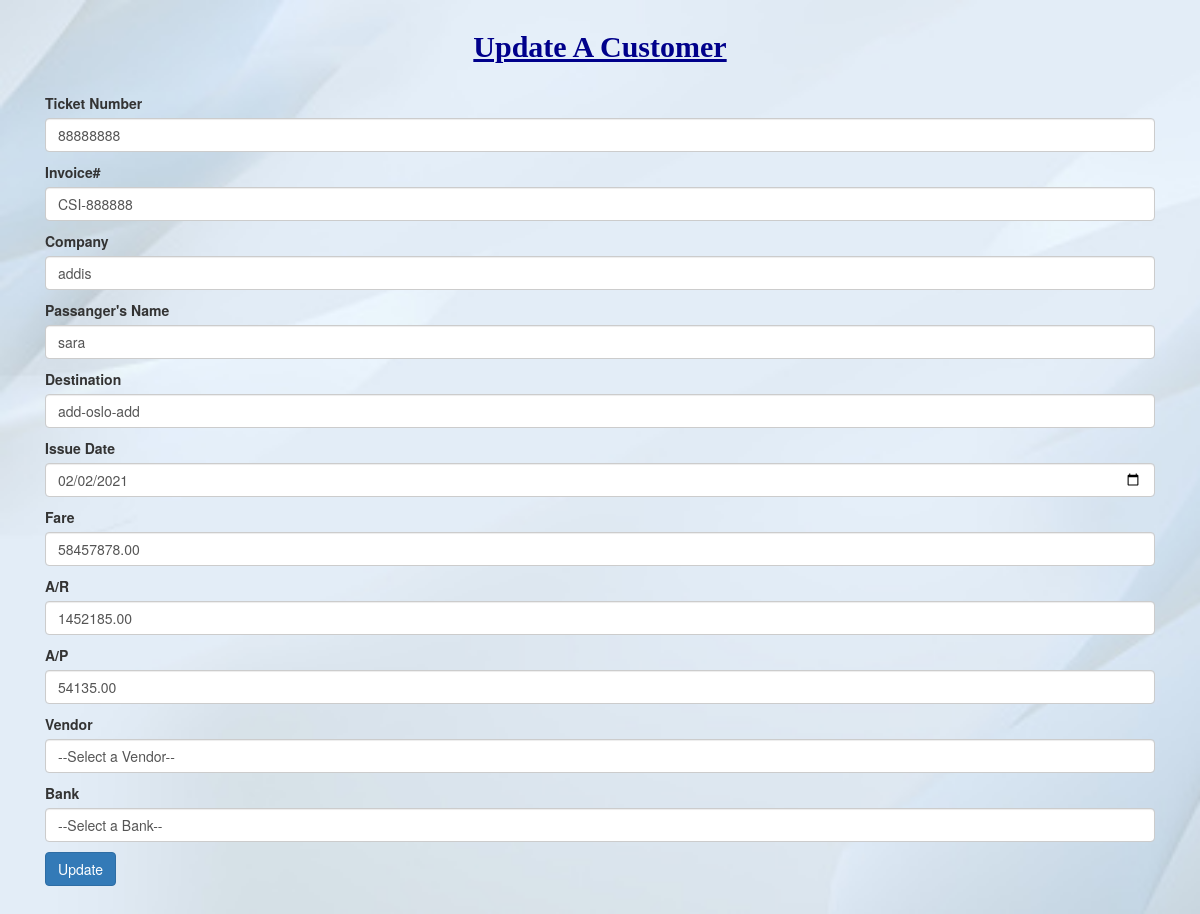
The page /edit.php?updateid=18 on the database its author committed.
### tables this page shows
CREATE TABLE `table23` (
  `id` int(11) NOT NULL,
  `ticketnumber` varchar(100) NOT NULL,
  `invno` varchar(100) NOT NULL,
  `company` varchar(100) NOT NULL,
  `fullname` varchar(100) NOT NULL,
  `destination` varchar(100) NOT NULL,
  `issuedate` date NOT NULL,
  `fare` double(12,2) NOT NULL,
  `ar` double(12,2) NOT NULL,
  `ap` double(12,2) NOT NULL,
  `shalomcom` double(12,2) NOT NULL,
  `vendor` varchar(100) NOT NULL,
  `bank` varchar(100) NOT NULL
);

### edit.php (the view, shortened to what this page needs)
<?php
include 'connect.php';
$id=$_GET['updateid'];
$sql="SELECT * FROM table23 WHERE id=$id";
$result=mysqli_query($connect,$sql);
$row=mysqli_fetch_assoc($result);
$ticketnumber=$row['ticketnumber'];
$invno=$row['invno'];
$company=$row['company'];
$fullname=$row['fullname'];
$destination=$row['destination'];
$issuedate=$row['issuedate'];
$fare=$row['fare'];
$ar=$row['ar'];
$ap=$row['ap'];
$bank=$row['bank'];
?>
<!doctype html>
<html lang="en">
  <head>
    <link href="https://cdn.jsdelivr.net/npm/bootstrap@5.2.0/dist/css/bootstrap.min.css" rel="stylesheet">
    <link href="https://cdn.jsdelivr.net/npm/bootstrap@5.2.0/dist/css/bootstrap.min.css" rel="stylesheet">
  <link rel="stylesheet" href="https://maxcdn.bootstrapcdn.com/bootstrap/3.3.6/css/bootstrap.min.css" />
  <link rel="stylesheet" href="https://cdn.datatables.net/1.10.12/css/dataTables.bootstrap.min.css" />
  </head>
  <body>
  <h2>Update A Customer</h2>
  <div class="container my-5">
<form method="POST">
        <div class="mb-3">
        <label >Ticket Number</label>
        <input type="text" class="form-control" placeholder="Ticket Number" name="ticketnumber" value=<?php echo $ticketnumber;?>>
        </div>
        <div class="mb-3">
        <label >Invoice#</label>
        <input type="text" class="form-control" placeholder="Invoice Number" name="invno"  value=<?php echo $invno;?>>
        </div>
        <div class="mb-3">
        <label >Company</label>
        <input type="text" class="form-control" placeholder="Company" name="company" value=<?php echo $company;?>>
        </div>
        <div class="mb-3">
        <label >Passanger's Name</label>
        <input type="text" class="form-control" placeholder="Full Name" name="fullname" value=<?php echo $fullname;?>>
        </div>
        <div class="mb-3">
        <label >Destination</label>
        <input type="text" class="form-control" placeholder="Destination" name="destination" value=<?php echo $destination;?>>
        </div>
        <div class="form-group mb-3">
                            <label for="">Issue Date</label>
                            <input type="date" name="issuedate" class="form-control"value=<?php echo $issuedate;?> />
          </div>
        <div class="mb-3">
        <label >Fare</label>
        <input type="text" class="form-control" placeholder="Fare" name="fare"value=<?php echo $fare;?>>
        </div>
        <div class="mb-3">
        <label >A/R</label>
        <input type="text" class="form-control" placeholder="Account Receivable" name="ar"value=<?php echo $ar;?>>
        </div>
        <div class="mb-3">
        <label >A/P</label>
        <input type="text" class="form-control" placeholder="Account Payable" name="ap"value=<?php echo $ap;?>>
        </div>
        <div class="from-group mb-3">
                                <label for="">Vendor</label>
                                <select name="vendor" class="form-control">
                                    <option value="">--Select a Vendor--</option>
                                </select>
                            </div>
        <div class="from-group mb-3">
                            <label for="">Bank</label>
                            <select name="bank" class="form-control"value=<?php echo $bank;?>>
                                <option value="">--Select a Bank--</option>
                            </select>
                        </div>
        <button type="submit" class="btn btn-primary" name="submit">Update</button>
</form>
</div>
  </body>
</html>

### edit.php (style rules this page uses)
h2 { text-align: center; color: darkblue; font-family: 'Times New Roman', Times, serif; margin-top: 30px; text-decoration: underline; font-weight: bold; }
body { background-image: url('bg.jpg'); background-size: cover; background-repeat: none; }

### rows shown on the page
table23: ticketnumber "88888888", invno "CSI-888888", destination "add-oslo-add"
